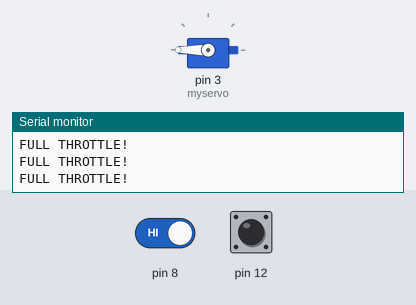
Bench run of a sketch on a simulated Arduino Uno, built with avr-gcc and run on an emulated ATmega328P. Parts: servo, the last lines printed to the serial monitor. The inputs (shaded band) are chosen by the test bench; at power-on: pin 12 HIGH, pin 8 HIGH.

Above: at 1.2 s.
1.3 s: pin 12 pulled LOW for 0.15 s
At 1.38 s:
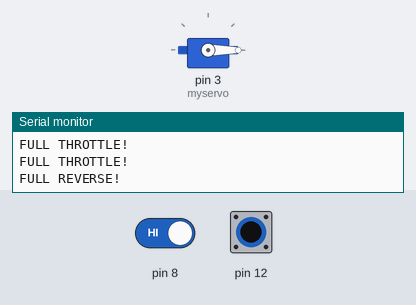
2.9 s: pin 12 pulled LOW for 1 s
At 5.0 s:
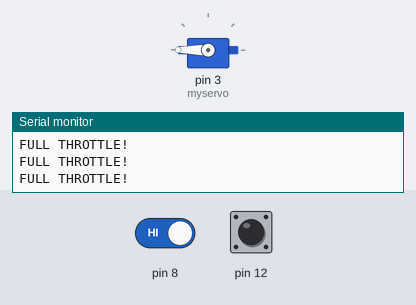
6.9 s: pin 8 driven LOW and pin 12 driven LOW
At 8.1 s:
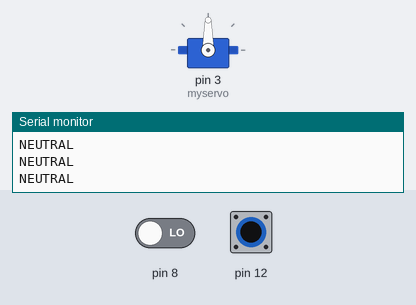
8.4 s: pin 8 driven HIGH
At 9.4 s:
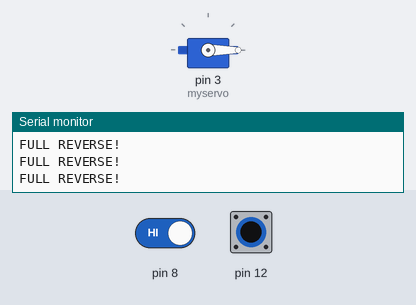
11.4 s: pin 12 driven HIGH
At 11.9 s:
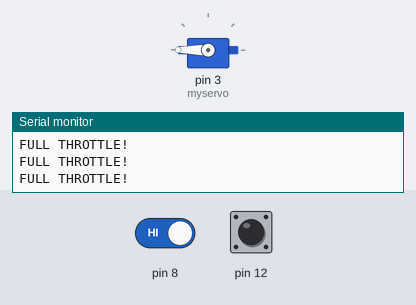
14.4 s: pin 12 driven LOW
At 15.2 s:
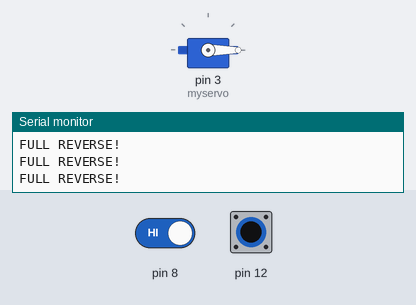
Timing chart, 0 to 17.4 s (numbered marks = the images above; inputs shaded):
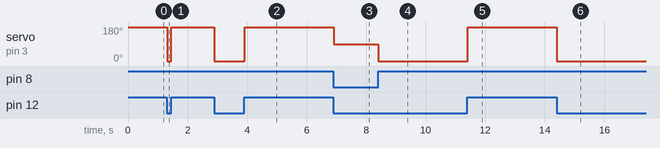

The sketch:

BreadBoardController.ino
```cpp
/*
 * AutoCart: SpeedControl
 * Controls the motor ESC with a breadboard and two buttons. Check image in folder for controller
 * design.
 *
 * Remember the ESC pins that must be connected are only the center (orange) pin to CONTROL (pin 3)
 * and the brown one to GROUD. For more info check the Arduino's Servo library web reference.
 */

#include <Servo.h>

Servo myservo;  // create servo object to control a servo
// twelve servo objects can be created on most boards

int pos = 0;    // variable to store the servo position

void setup() {
  Serial.begin(9600);

  pinMode(8, INPUT_PULLUP);
  pinMode(12, INPUT_PULLUP);

  myservo.attach(3);  // attaches the servo on pin 9 to the servo object
}

void loop() {

  if(digitalRead(12) && digitalRead(12) && digitalRead(12))
  {
      myservo.write(180);              // tell servo to go to position in variable 'pos'
      Serial.println("FULL THROTTLE!");
  }
  else if(digitalRead(8) && digitalRead(8) && digitalRead(8))
  {
    Serial.println("FULL REVERSE!");
      myservo.write(0);              // tell servo to go to position in variable 'pos'
  }
  else
  {
    myservo.write(90);
    Serial.println("NEUTRAL");
  }
delay(15);
}
```

Measured:
- after the input at 1.3 s, servo on pin 3 (myservo): 180° → 0° at once, → 180° 0.14 s later
- after the input at 2.9 s, servo on pin 3 (myservo): 180° → 0° at once, → 180° 1.0 s later
- after the input at 6.9 s, servo on pin 3 (myservo): 180° → 90° at once
- after the input at 8.4 s, servo on pin 3 (myservo): 90° → 0° at once
- after the input at 11.4 s, servo on pin 3 (myservo): 0° → 180° at once
- after the input at 14.4 s, servo on pin 3 (myservo): 180° → 0° at once
